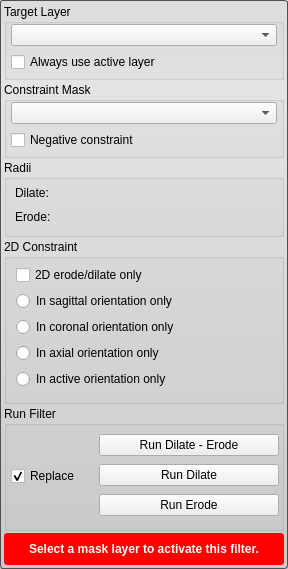
<?xml version="1.0" encoding="UTF-8"?>
<ui version="4.0">
 <class>BinaryIterativeDilateErodeFilterInterface</class>
 <widget class="QWidget" name="BinaryIterativeDilateErodeFilterInterface">
  <property name="geometry">
   <rect>
    <x>0</x>
    <y>0</y>
    <width>288</width>
    <height>558</height>
   </rect>
  </property>
  <property name="sizePolicy">
   <sizepolicy hsizetype="Preferred" vsizetype="MinimumExpanding">
    <horstretch>0</horstretch>
    <verstretch>0</verstretch>
   </sizepolicy>
  </property>
  <property name="windowTitle">
   <string>Binary Dilate Erode</string>
  </property>
  <property name="styleSheet">
   <string notr="true">QWidget#BinaryIterativeDilateErodeFilterInterface{
  border-radius: 3px;
  border: 1px solid rgb(80, 80,80);
  background-color: qlineargradient(spread:pad, x1:0.5, y1:0, x2:0.5, y2:0.960227, stop:0 rgba(221, 221, 221, 255), stop:0.155779 rgba(228, 228, 228, 255), stop:1 rgba(202, 204, 204, 255));      
}</string>
  </property>
  <layout class="QVBoxLayout" name="verticalLayout_3">
   <property name="spacing">
    <number>2</number>
   </property>
   <property name="margin">
    <number>4</number>
   </property>
   <item>
    <widget class="QGroupBox" name="target_groupbox_">
     <property name="minimumSize">
      <size>
       <width>0</width>
       <height>76</height>
      </size>
     </property>
     <property name="maximumSize">
      <size>
       <width>16777215</width>
       <height>76</height>
      </size>
     </property>
     <property name="title">
      <string>Target Layer</string>
     </property>
     <property name="flat">
      <bool>false</bool>
     </property>
     <layout class="QVBoxLayout" name="verticalLayout_4">
      <property name="spacing">
       <number>6</number>
      </property>
      <property name="leftMargin">
       <number>4</number>
      </property>
      <property name="topMargin">
       <number>0</number>
      </property>
      <property name="rightMargin">
       <number>4</number>
      </property>
      <property name="bottomMargin">
       <number>4</number>
      </property>
      <item>
       <widget class="QtUtils::QtDropableComboBox" name="target_layer_">
        <property name="sizePolicy">
         <sizepolicy hsizetype="Ignored" vsizetype="Fixed">
          <horstretch>0</horstretch>
          <verstretch>0</verstretch>
         </sizepolicy>
        </property>
       </widget>
      </item>
      <item>
       <widget class="QWidget" name="widget_5" native="true">
        <property name="minimumSize">
         <size>
          <width>0</width>
          <height>20</height>
         </size>
        </property>
        <layout class="QHBoxLayout" name="horizontalLayout">
         <property name="spacing">
          <number>0</number>
         </property>
         <property name="margin">
          <number>0</number>
         </property>
         <item>
          <widget class="QCheckBox" name="use_active_layer_">
           <property name="sizePolicy">
            <sizepolicy hsizetype="Preferred" vsizetype="Fixed">
             <horstretch>0</horstretch>
             <verstretch>0</verstretch>
            </sizepolicy>
           </property>
           <property name="text">
            <string>Always use active layer</string>
           </property>
          </widget>
         </item>
        </layout>
       </widget>
      </item>
     </layout>
    </widget>
   </item>
   <item>
    <widget class="QGroupBox" name="mask_constraint_groupbox_">
     <property name="minimumSize">
      <size>
       <width>0</width>
       <height>76</height>
      </size>
     </property>
     <property name="maximumSize">
      <size>
       <width>16777215</width>
       <height>76</height>
      </size>
     </property>
     <property name="title">
      <string>Constraint Mask</string>
     </property>
     <layout class="QVBoxLayout" name="verticalLayout_7">
      <property name="spacing">
       <number>6</number>
      </property>
      <property name="leftMargin">
       <number>4</number>
      </property>
      <property name="topMargin">
       <number>0</number>
      </property>
      <property name="rightMargin">
       <number>4</number>
      </property>
      <property name="bottomMargin">
       <number>4</number>
      </property>
      <item>
       <widget class="QtUtils::QtDropableComboBox" name="mask_">
        <property name="sizePolicy">
         <sizepolicy hsizetype="Ignored" vsizetype="Fixed">
          <horstretch>0</horstretch>
          <verstretch>0</verstretch>
         </sizepolicy>
        </property>
       </widget>
      </item>
      <item>
       <widget class="QWidget" name="widget_6" native="true">
        <layout class="QHBoxLayout" name="horizontalLayout_4">
         <property name="spacing">
          <number>0</number>
         </property>
         <property name="margin">
          <number>0</number>
         </property>
         <item>
          <widget class="QCheckBox" name="mask_invert_">
           <property name="sizePolicy">
            <sizepolicy hsizetype="Preferred" vsizetype="Fixed">
             <horstretch>0</horstretch>
             <verstretch>0</verstretch>
            </sizepolicy>
           </property>
           <property name="text">
            <string>Negative constraint</string>
           </property>
          </widget>
         </item>
        </layout>
       </widget>
      </item>
     </layout>
    </widget>
   </item>
   <item>
    <widget class="QGroupBox" name="radiiGroupBox">
     <property name="sizePolicy">
      <sizepolicy hsizetype="Preferred" vsizetype="Fixed">
       <horstretch>0</horstretch>
       <verstretch>0</verstretch>
      </sizepolicy>
     </property>
     <property name="title">
      <string>Radii</string>
     </property>
     <property name="flat">
      <bool>false</bool>
     </property>
     <layout class="QVBoxLayout" name="verticalLayout_5">
      <property name="spacing">
       <number>0</number>
      </property>
      <property name="leftMargin">
       <number>4</number>
      </property>
      <property name="topMargin">
       <number>2</number>
      </property>
      <property name="rightMargin">
       <number>4</number>
      </property>
      <property name="bottomMargin">
       <number>4</number>
      </property>
      <item>
       <widget class="QWidget" name="widget" native="true">
        <layout class="QVBoxLayout" name="verticalLayout">
         <property name="spacing">
          <number>2</number>
         </property>
         <property name="margin">
          <number>4</number>
         </property>
         <item>
          <widget class="QLabel" name="dialateLabel">
           <property name="text">
            <string>Dilate:</string>
           </property>
          </widget>
         </item>
         <item>
          <widget class="QtUtils::QtSliderIntCombo" name="dilate_" native="true"/>
         </item>
        </layout>
       </widget>
      </item>
      <item>
       <widget class="QWidget" name="widget_2" native="true">
        <layout class="QVBoxLayout" name="verticalLayout_2">
         <property name="spacing">
          <number>2</number>
         </property>
         <property name="margin">
          <number>4</number>
         </property>
         <item>
          <widget class="QLabel" name="erodeLabel">
           <property name="text">
            <string>Erode:</string>
           </property>
          </widget>
         </item>
         <item>
          <widget class="QtUtils::QtSliderIntCombo" name="erode_" native="true"/>
         </item>
        </layout>
       </widget>
      </item>
     </layout>
    </widget>
   </item>
   <item>
    <widget class="QGroupBox" name="groupBox_2">
     <property name="title">
      <string>2D Constraint</string>
     </property>
     <layout class="QVBoxLayout" name="verticalLayout_8">
      <property name="topMargin">
       <number>6</number>
      </property>
      <property name="bottomMargin">
       <number>12</number>
      </property>
      <item>
       <widget class="QCheckBox" name="only2d_">
        <property name="text">
         <string>2D erode/dilate only</string>
        </property>
       </widget>
      </item>
      <item>
       <widget class="QRadioButton" name="sagittal_slice_">
        <property name="text">
         <string>In sagittal orientation only</string>
        </property>
       </widget>
      </item>
      <item>
       <widget class="QRadioButton" name="coronal_slice_">
        <property name="text">
         <string>In coronal orientation only</string>
        </property>
       </widget>
      </item>
      <item>
       <widget class="QRadioButton" name="axial_slice_">
        <property name="text">
         <string>In axial orientation only</string>
        </property>
       </widget>
      </item>
      <item>
       <widget class="QRadioButton" name="active_slice_">
        <property name="text">
         <string>In active orientation only</string>
        </property>
       </widget>
      </item>
     </layout>
    </widget>
   </item>
   <item>
    <widget class="QGroupBox" name="groupBox">
     <property name="title">
      <string>Run Filter</string>
     </property>
     <layout class="QHBoxLayout" name="horizontalLayout_3" stretch="1,2">
      <property name="spacing">
       <number>0</number>
      </property>
      <property name="leftMargin">
       <number>2</number>
      </property>
      <property name="topMargin">
       <number>2</number>
      </property>
      <property name="rightMargin">
       <number>2</number>
      </property>
      <property name="bottomMargin">
       <number>4</number>
      </property>
      <item>
       <widget class="QWidget" name="widget_4" native="true">
        <property name="minimumSize">
         <size>
          <width>62</width>
          <height>0</height>
         </size>
        </property>
        <layout class="QHBoxLayout" name="horizontalLayout_2">
         <property name="spacing">
          <number>0</number>
         </property>
         <property name="leftMargin">
          <number>2</number>
         </property>
         <property name="topMargin">
          <number>0</number>
         </property>
         <property name="rightMargin">
          <number>0</number>
         </property>
         <property name="bottomMargin">
          <number>0</number>
         </property>
         <item>
          <widget class="QCheckBox" name="replaceCheckBox">
           <property name="sizePolicy">
            <sizepolicy hsizetype="Preferred" vsizetype="Fixed">
             <horstretch>0</horstretch>
             <verstretch>0</verstretch>
            </sizepolicy>
           </property>
           <property name="text">
            <string>Replace</string>
           </property>
           <property name="checked">
            <bool>true</bool>
           </property>
          </widget>
         </item>
        </layout>
       </widget>
      </item>
      <item>
       <widget class="QWidget" name="widget_3" native="true">
        <property name="minimumSize">
         <size>
          <width>0</width>
          <height>96</height>
         </size>
        </property>
        <property name="maximumSize">
         <size>
          <width>16777215</width>
          <height>96</height>
         </size>
        </property>
        <layout class="QVBoxLayout" name="verticalLayout_6">
         <property name="spacing">
          <number>2</number>
         </property>
         <property name="margin">
          <number>0</number>
         </property>
         <item>
          <widget class="QPushButton" name="dilateerodeButton">
           <property name="sizePolicy">
            <sizepolicy hsizetype="Preferred" vsizetype="Fixed">
             <horstretch>0</horstretch>
             <verstretch>0</verstretch>
            </sizepolicy>
           </property>
           <property name="text">
            <string>Run Dilate - Erode</string>
           </property>
          </widget>
         </item>
         <item>
          <widget class="QPushButton" name="dilateButton">
           <property name="sizePolicy">
            <sizepolicy hsizetype="Preferred" vsizetype="Fixed">
             <horstretch>0</horstretch>
             <verstretch>0</verstretch>
            </sizepolicy>
           </property>
           <property name="text">
            <string>Run Dilate</string>
           </property>
          </widget>
         </item>
         <item>
          <widget class="QPushButton" name="erodeButton">
           <property name="sizePolicy">
            <sizepolicy hsizetype="Preferred" vsizetype="Fixed">
             <horstretch>0</horstretch>
             <verstretch>0</verstretch>
            </sizepolicy>
           </property>
           <property name="text">
            <string>Run Erode</string>
           </property>
          </widget>
         </item>
        </layout>
       </widget>
      </item>
     </layout>
    </widget>
   </item>
   <item>
    <widget class="QWidget" name="message_alert_" native="true">
     <property name="minimumSize">
      <size>
       <width>0</width>
       <height>32</height>
      </size>
     </property>
     <property name="styleSheet">
      <string notr="true">QLabel#message_{
  color: white;
  font: bold;
}

QWidget#message_alert_{
  border-radius: 3px;
  background-color: red;
}</string>
     </property>
     <layout class="QHBoxLayout" name="horizontalLayout_5">
      <property name="spacing">
       <number>0</number>
      </property>
      <property name="margin">
       <number>4</number>
      </property>
      <item>
       <widget class="QLabel" name="message_">
        <property name="text">
         <string>Select a mask layer to activate this filter.</string>
        </property>
        <property name="alignment">
         <set>Qt::AlignCenter</set>
        </property>
        <property name="wordWrap">
         <bool>true</bool>
        </property>
       </widget>
      </item>
     </layout>
    </widget>
   </item>
  </layout>
 </widget>
 <customwidgets>
  <customwidget>
   <class>QtUtils::QtDropableComboBox</class>
   <extends>QComboBox</extends>
   <header location="global">QtUtils/Widgets/QtDropableComboBox.h</header>
  </customwidget>
  <customwidget>
   <class>QtUtils::QtSliderIntCombo</class>
   <extends>QWidget</extends>
   <header location="global">QtUtils/Widgets/QtSliderIntCombo.h</header>
   <container>1</container>
  </customwidget>
 </customwidgets>
 <resources/>
 <connections/>
</ui>
